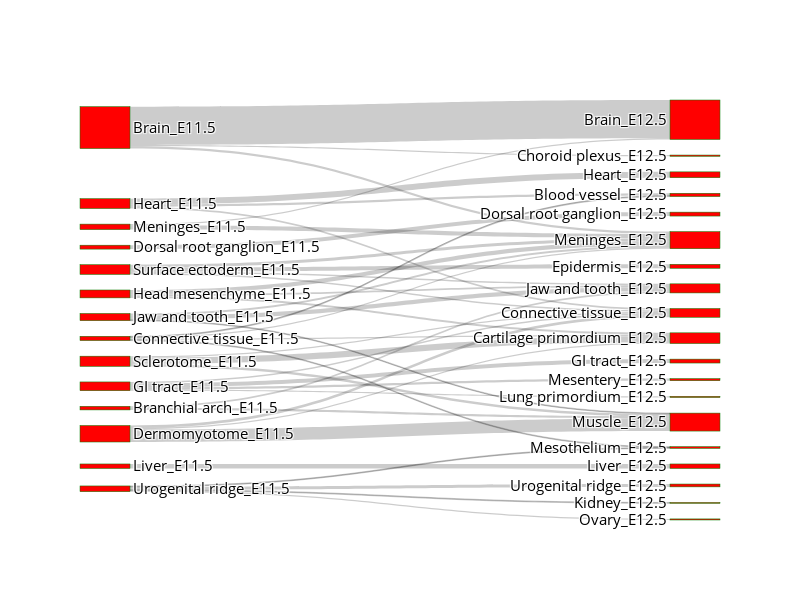

The cell this chart's notebook holds for it:
### Markdown cell above
We use a Sankey diagram to show the correspondence between cell types at different stages of development

### Code cell
adata2_df['target_celltype'] = adata1_df.iloc[matching[1,:],:]['celltype'].to_list()
matching_table = adata2_df.groupby(['celltype', 'target_celltype']).size().unstack(fill_value=0)
Sankey(matching_table, layout=[800,600], font_size=15)

### Figure 1 — Plotly figure (JSON) as saved in the notebook; plotly's stock layout.template omitted (floating-point values rounded to 4 significant figures)
{"data": [{"link": {"source": [25, 30, 23, 35, 25, 26, 29, 36, 23, 26, 28, 30, 36, 37, 27, 37, 28, 30, 24, 29, 32, 37, 38, 33, 28, 23, 25, 29, 32, 35, 37, 28, 25, 38, 24, 26, 32, 36, 38, 38], "target": [0, 0, 1, 1, 2, 2, 2, 2, 3, 4, 4, 4, 4, 4, 5, 6, 7, 8, 9, 9, 9, 9, 10, 11, 12, 13, 13, 13, 13, 13, 13, 14, 15, 15, 17, 17, 17, 17, 18, 21], "value": [62, 150, 2462, 77, 85, 77, 116, 412, 82, 171, 96, 111, 89, 97, 254, 257, 253, 376, 101, 121, 277, 87, 59, 290, 79, 152, 75, 272, 137, 278, 186, 138, 57, 57, 133, 815, 53, 156, 70, 184]}, "node": {"color": "red", "label": ["Blood vessel_E12.5", "Brain_E12.5", "Cartilage primordium_E12.5", "Choroid plexus_E12.5", "Connective tissue_E12.5", "Dorsal root ganglion_E12.5", "Epidermis_E12.5", "GI tract_E12.5", "Heart_E12.5", "Jaw and tooth_E12.5", "Kidney_E12.5", "Liver_E12.5", "Lung primordium_E12.5", "Meninges_E12.5", "Mesentery_E12.5", "Mesothelium_E12.5", "Mucosal epithelium_E12.5", "Muscle_E12.5", "Ovary_E12.5", "Pancreas_E12.5", "Sympathetic nerve_E12.5", "Urogenital ridge_E12.5", "Blood vessel_E11.5", "Brain_E11.5", "Branchial arch_E11.5", "Connective tissue_E11.5", "Dermomyotome_E11.5", "Dorsal root ganglion_E11.5", "GI tract_E11.5", "Head mesenchyme_E11.5", "Heart_E11.5", "Inner ear_E11.5", "Jaw and tooth_E11.5", "Liver_E11.5", "Lung primordium_E11.5", "Meninges_E11.5", "Sclerotome_E11.5", "Surface ectoderm_E11.5", "Urogenital ridge_E11.5"], "line": {"color": "green", "width": 0.5}, "pad": 50, "thickness": 50}, "type": "sankey"}], "layout": {"autosize": false, "font": {"color": "Black", "size": 15}, "height": 600, "title": {"text": ""}, "width": 800}}
